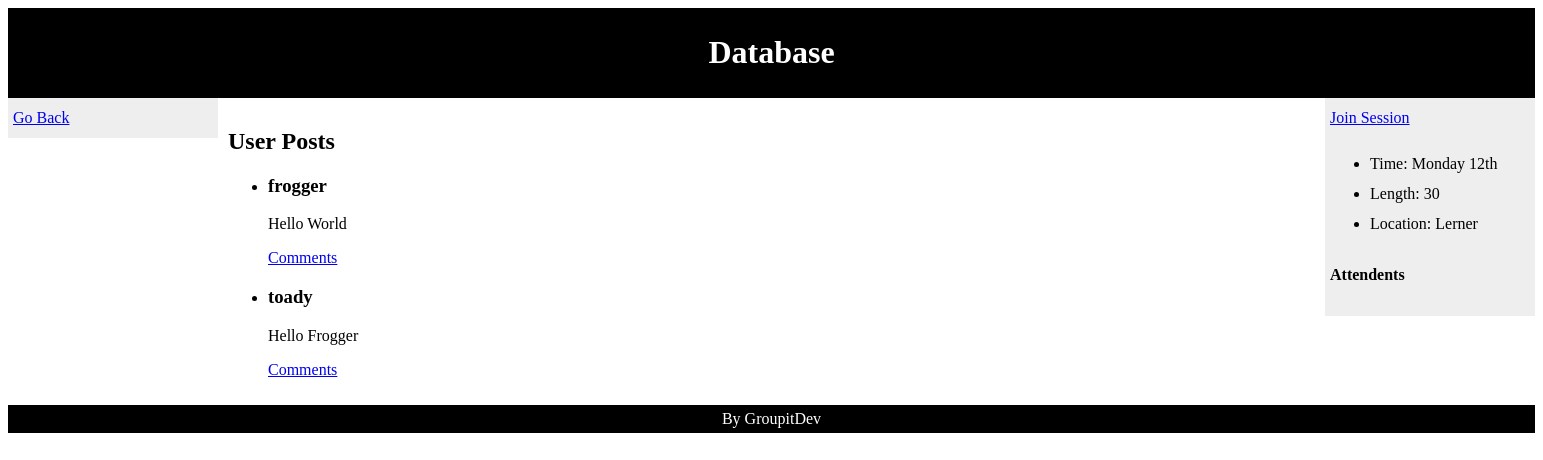
/session/1?username=frogger832, run on an earlier commit of the app's database.
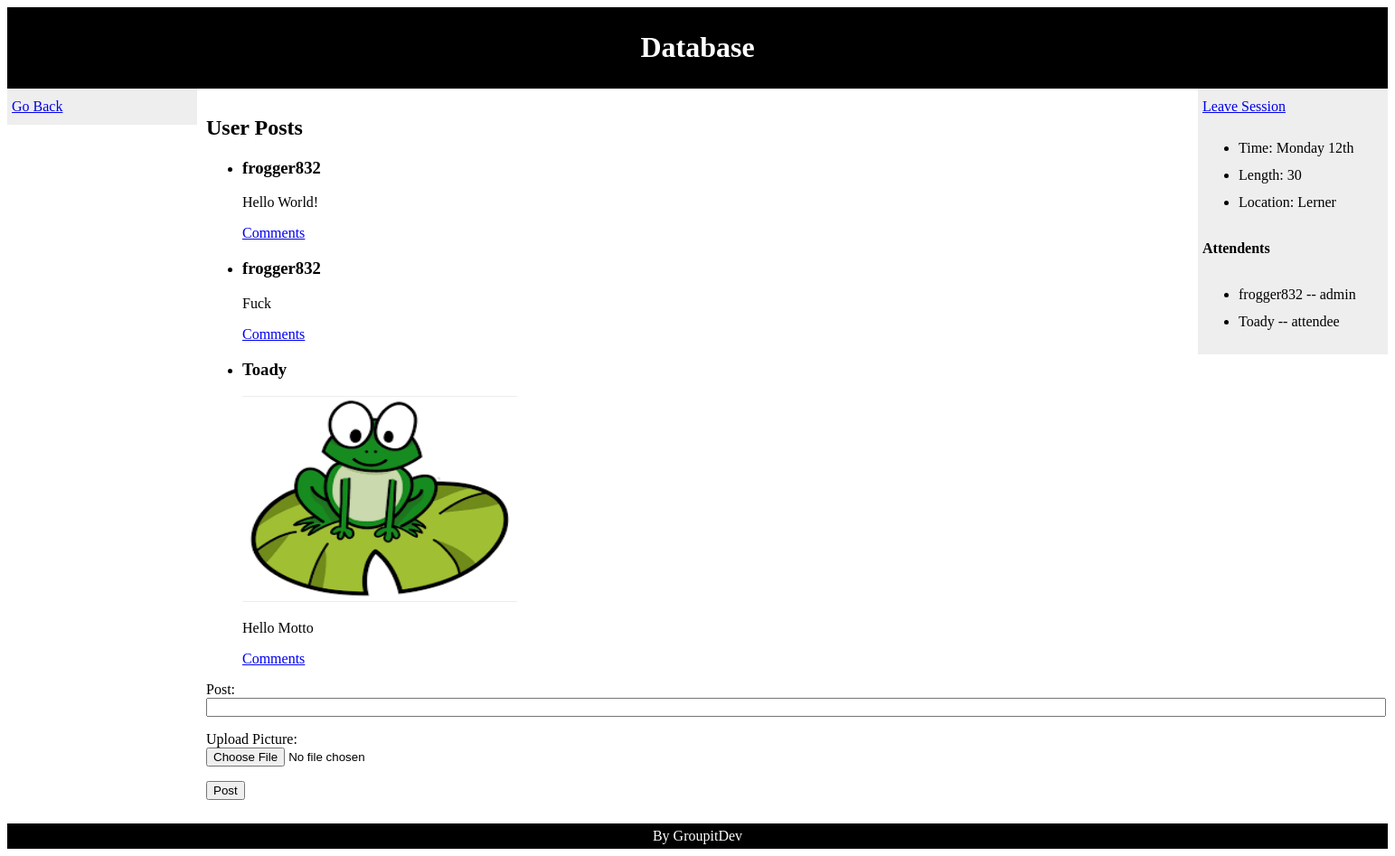
And on a later commit of the database.
### tables this page shows
CREATE TABLE Posts (
    pid INTEGER PRIMARY KEY,
    username STRING,
    timestamp DATETIME DEFAULT CURRENT_TIMESTAMP,
    sid INT,
    posted_text TEXT NOT NULL,
    FOREIGN KEY(username) REFERENCES Users ON DELETE CASCADE,
    FOREIGN KEY(sid) REFERENCES Sessions ON DELETE CASCADE
);

CREATE TABLE Posted_Pictures (
    pid INT,
    image_path TEXT PRIMARY KEY,
    sid INT,
    FOREIGN KEY(pid) REFERENCES Posts ON DELETE CASCADE,
    FOREIGN KEY(sid) REFERENCES Sessions ON DELETE CASCADE
);

CREATE TABLE Attends (
    username STRING,
    sid INT,
    role TEXT CHECK (role IN ('attendee', 'admin')),
    PRIMARY KEY(username, sid),
    FOREIGN KEY(username) REFERENCES Users ON DELETE CASCADE,
    FOREIGN KEY(sid) REFERENCES Sessions on DELETE CASCADE
);

### server.py (the view, shortened to what this page needs)
@app.route('/session/<sid>', methods=['GET', 'POST'])
def sessionpage(sid):
    postform = PostForm()
    q = "select * from sessions s where s.sid = :s;"
    s = Session()
    result = s.execute(q, {'s':sid})
    rows = result.fetchall()
    username = request.args['username']
    if len(rows) == 0:
        return redirect(url_for('home', username=username))
    q2 = "select username, posted_text, pid from posts p where p.sid = :s order by timestamp;"
    result = s.execute(q2, {'s': sid})
    posts = result.fetchall()
    q3 = "select * from attends where sid = :s;"
    result = s.execute(q3, {'s':rows[0][1]})
    attends = result.fetchall()
    insession = False
    for a in attends:
        if username == a[0]:
            insession = True
    q4 = "select pid, image_path from posted_pictures p where p.sid = :s;"
    result = s.execute(q4, {'s':sid})
    pictures = result.fetchall()
    return render_template('sessionspage.html', insession=str(insession), session=rows[0], attends=attends,
            posts=posts, pictures=pictures, username=username, postform=postform, sid=sid)

### forms.py
class PostForm(Form):
    post = TextField('Post', validators=[DataRequired()])
    photo = FileField('Photo')

### server.py (called while the page is built)
@app.before_request
def before_request():
  try:
    global Session
    g.conn = engine.connect()
    Session = scoped_session(sessionmaker(bind=engine))
  except:
    print "uh oh, problem connecting to database"
    import traceback; traceback.print_exc()
    g.conn = None

@app.teardown_request
def teardown_request(exception):
  try:
    g.conn.close()
  except Exception as e:
    pass

### templates/sessionspage.html (shortened to what this page needs)
<!DOCTYPE html>
<html>
<head>
</head>
<body>
<div id="header">
    <h1>{{ session[2] }}</h1>
</div>
<div id="nav">
<a href={{"/home/%s" % username }}>Go Back</a><br>
</div>
<div id="posts_section">
    <h2>User Posts</h2>
    <ul class=posts>
        {% if posts %}
            {% for p in posts %}
                <li>
                    <div id=posts_list>
                        <h3>{{ p[0] }}</h3>
                        {% for pic in pictures %}
                            {% if pic[0] == p[2] %}
                                <img src={{ pic[1] }} alt=" Default View" style="width:304px;height:228px;">
                            {% endif %}
                        {% endfor %}
                        <p>{{ p[1] }}</p>
                    </div>
                </li>
                <a href={{ url_for('postspage', pid=p[2], username=username, insession=insession, sid=sid )}}>Comments</a>
            {% endfor %}
        {% endif %}
    </ul>
    {% if insession == 'True' %}
        <form action="" method="post" name="post" enctype="multipart/form-data">
            <p>
            Post:<br>
            {{ postform.post(size=160) }}<br>
            </p>
            <p>
            Upload Picture:<br>
            {{ postform.photo }}<br>
            </p>
            <p><input type="submit" value="Post"></p>
        </form>
    {% endif %}
</div>
<div id="description_section">
    {% if insession == 'True' %}
        <a href={{ url_for('leavesession', username=username, sid=sid) }}>Leave Session</a>
    {% else %}
        <a href={{ url_for('joinsession', username=username, sid=sid) }}>Join Session</a>
    {% endif %}
    <ul class=descriptions>
        <li>Time: {{ session[3] }}</li>
        <li>Length: {{ session[4] }}</li>
        <li>Location: {{ session[5] }}</li>
    </ul>
    <h4>Attendents</h4>
    <ul class=attendees>
        {% for a in attends %}
            <li>{{ a[0] }} -- {{ a[2] }}</li>
        {% endfor %}
    </ul>
</div>
<div id="footer">
    By GroupitDev
</div>
</body>
</html>

### templates/sessionspage.html (style rules this page uses)
#header { background-color:black; color:white; text-align:center; padding:5px; }
#nav { line-height:30px; background-color:#eeeeee; height:auto; width:200px; float:left; padding:5px; }
#posts_section { width:500px; float:left; padding:10px; }
#description_section { line-height:30px; background-color:#eeeeee; height:auto; width:200px; float:right; padding:5px; }
#footer { background-color:black; color:white; clear:both; text-align:center; padding:5px; }

What changed in the data, as far as the page shows it:
removed Posts: username "toady", posted_text "Hello Frogger"
changed Posts: username "frogger" → "frogger832"; posted_text "Hello World" → "Hello World!"
added Posts: username "frogger832", posted_text "Fuck"
added Posts: username "Toady", posted_text "Hello Motto"
added Posted_Pictures: image_path (picture)
added Attends: username "frogger832", role "admin"
added Attends: username "Toady", role "attendee"
Also different on the page:
form field value: (not shown) → "Post"
text no longer shown: "Join Session"
text now shown: "Post: Upload Picture: Leave Session"
